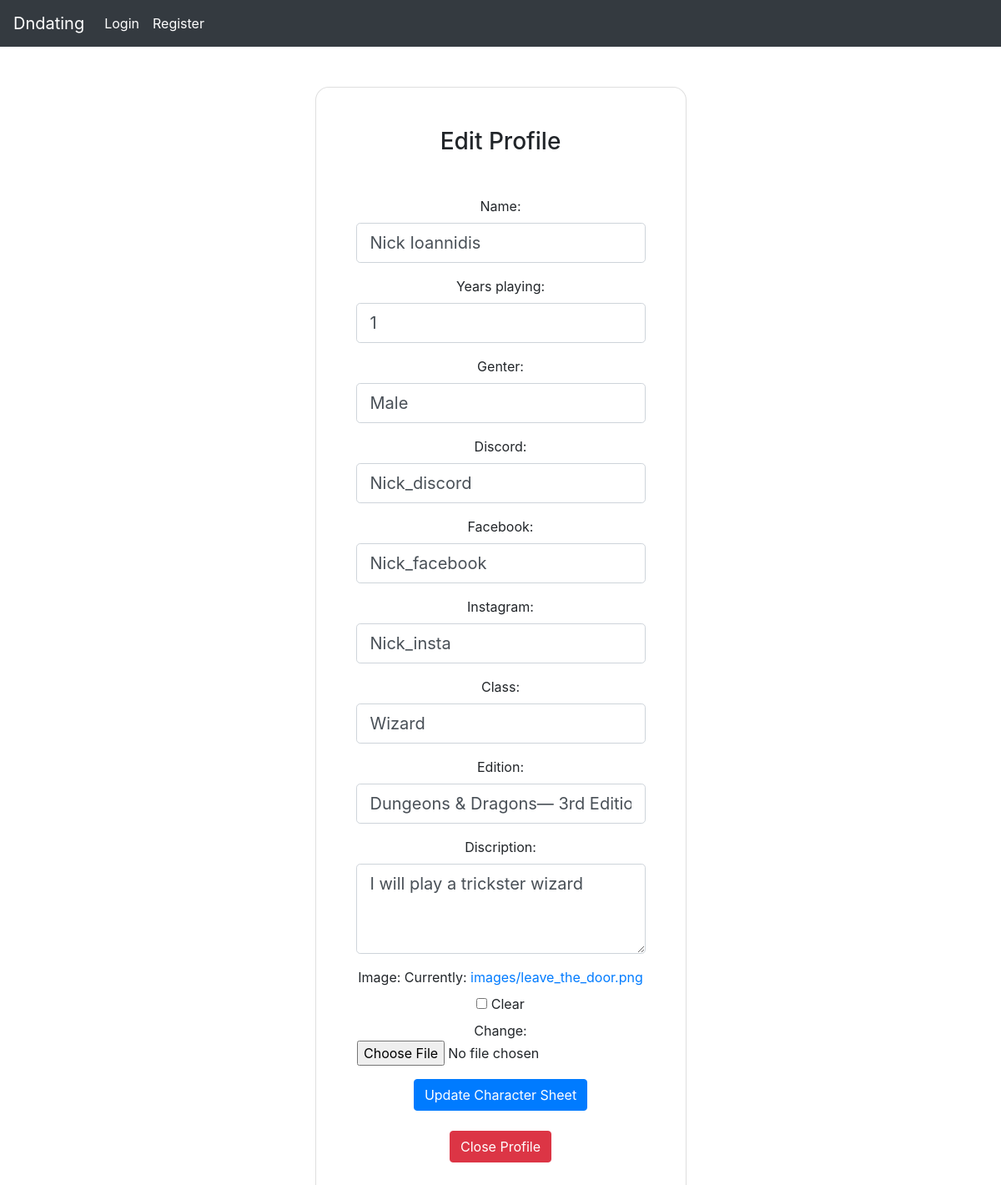
Page /edit_info/1 on the committed database.
### dndating/models.py (models this page shows, shortened)
class info(models.Model):
    edition= models.ForeignKey(category_edition, on_delete=models.CASCADE, blank=True, null=True, related_name="edition")
    Class= models.ForeignKey(category_Class, on_delete=models.CASCADE, blank=True, null=True, related_name="Class")
    discription = models.CharField(max_length=300, null=True, blank=True)
    name = models.CharField(max_length=50)
    image = models.ImageField(null=True, blank=True, upload_to="images/")
    user = models.ForeignKey(User, on_delete=models.CASCADE, blank=True, null=True, related_name="USER")
    IsActive = models.BooleanField(default=True)
    discord = models.CharField(null=True, max_length=50)
    facebook = models.CharField(null=True, max_length=50)
    instagram = models.CharField(null=True, max_length=50)
    genter =  models.ForeignKey(category_gender, on_delete=models.CASCADE, blank=True, null=True, related_name="gender")
    years_playing = models.CharField(null=True, max_length=50)

### dndating/views.py (the view)
# urls.py: path('edit_info/<info_id>', views.edit_info, name="edit"),
def edit_info(request, info_id):
    info_user = info.objects.get(pk=info_id)
    form = InfoForm(request.POST or None, request.FILES or None, instance=info_user)
    if form.is_valid():
        form.save()
        return redirect('index')
    return render(request, 'dndating/edit.html',{
        'user' : info_user,
        'form' : form
    })

### dndating/models.py (called while the page is built)
    def __str__(self):
        return f"{self.category_edition}"

    def __str__(self):
        return f"{self.category_Class}"

    def __str__(self):
        return f"{self.category_gender}"

### dndating/templates/dndating/edit.html (shortened to what this page needs)
{% extends 'dndating/layout.html' %}
{% block body %}
<section class="vh-100">
    <div class="container py-5 h-100">
      <div class="row d-flex justify-content-center align-items-center h-100">
        <div class="col-12 col-md-8 col-lg-6 col-xl-5">
          <div class="card shadow-2-strong" style="border-radius: 1rem;">
            <div class="card-body p-5 text-center">
                <h3 class="mb-5">Edit Profile</h3>
                <form action="{% url 'edit' user.id %}" method="post" enctype="multipart/form-data">
                    {{ form.as_p }}
                    <div class="d-flex justify-content-center">
                    <button type="submit" class="btn btn-primary">Update Character Sheet</button>
                    </div>
            </form>
            <br>
            <form action="{% url 'close' user.id %}" method="POST">
                    <button type="submit" class="btn btn-danger">Close Profile</button>
            </form>
            </div>
          </div>
        </div>
      </div>
    </div>
  </section>
{% endblock %}

### dndating/static/dnd/styles.css (style rules this page uses)
body { background-image : url('https://img.freepik.com/premium-photo/old-paper-texture-background_118047-1521.jpg?w=2000'); background-repeat: round; }

### rows in the picture
info: name "Nick Ioannidis", years_playing "1", genter "Male", discord "Nick_discord", facebook "Nick_facebook", instagram "Nick_insta", Class "Wizard", edition "Dungeons & Dragons— 3rd Edition Revised (v.3.5)", discription "I will play a trickster wizard"
